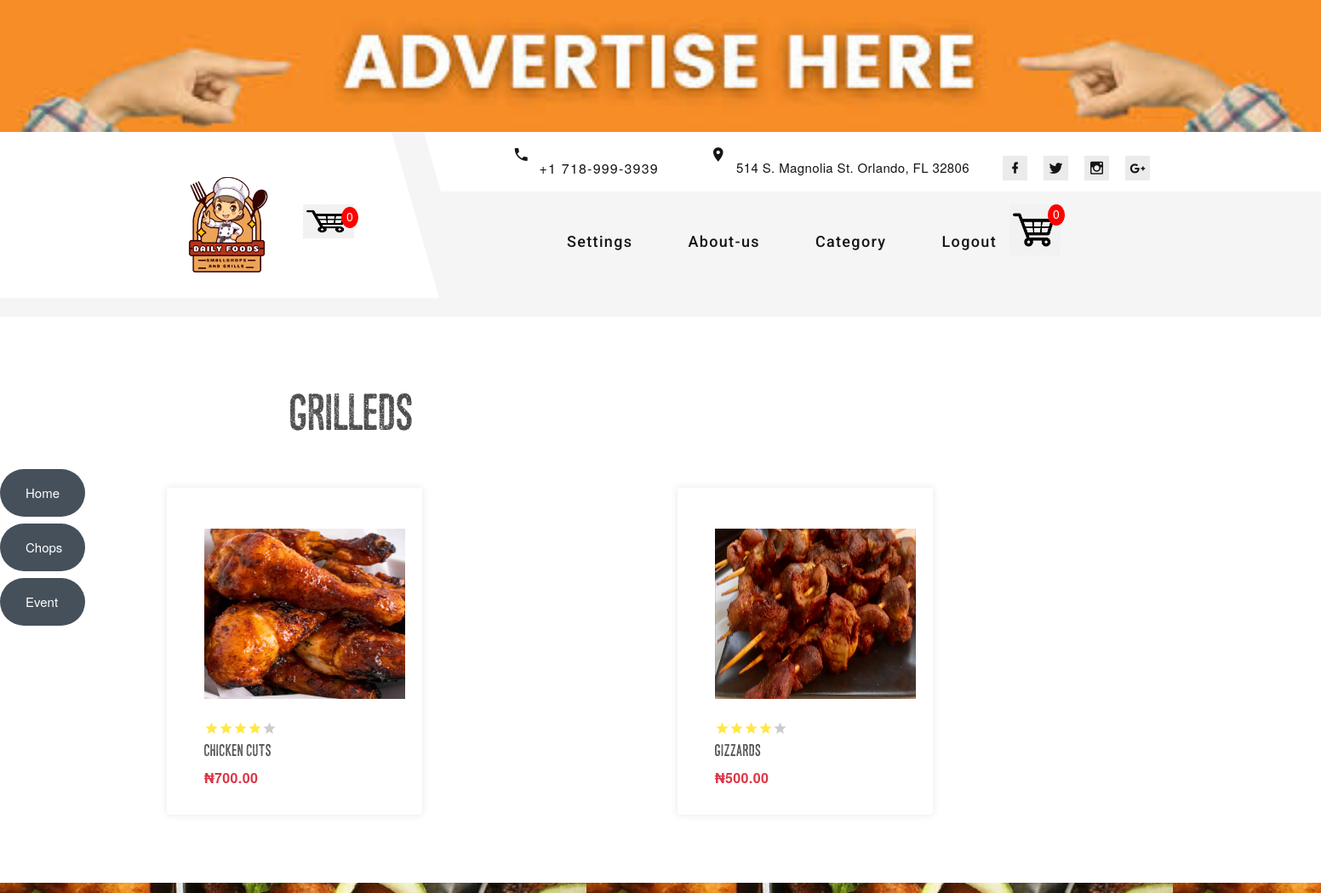
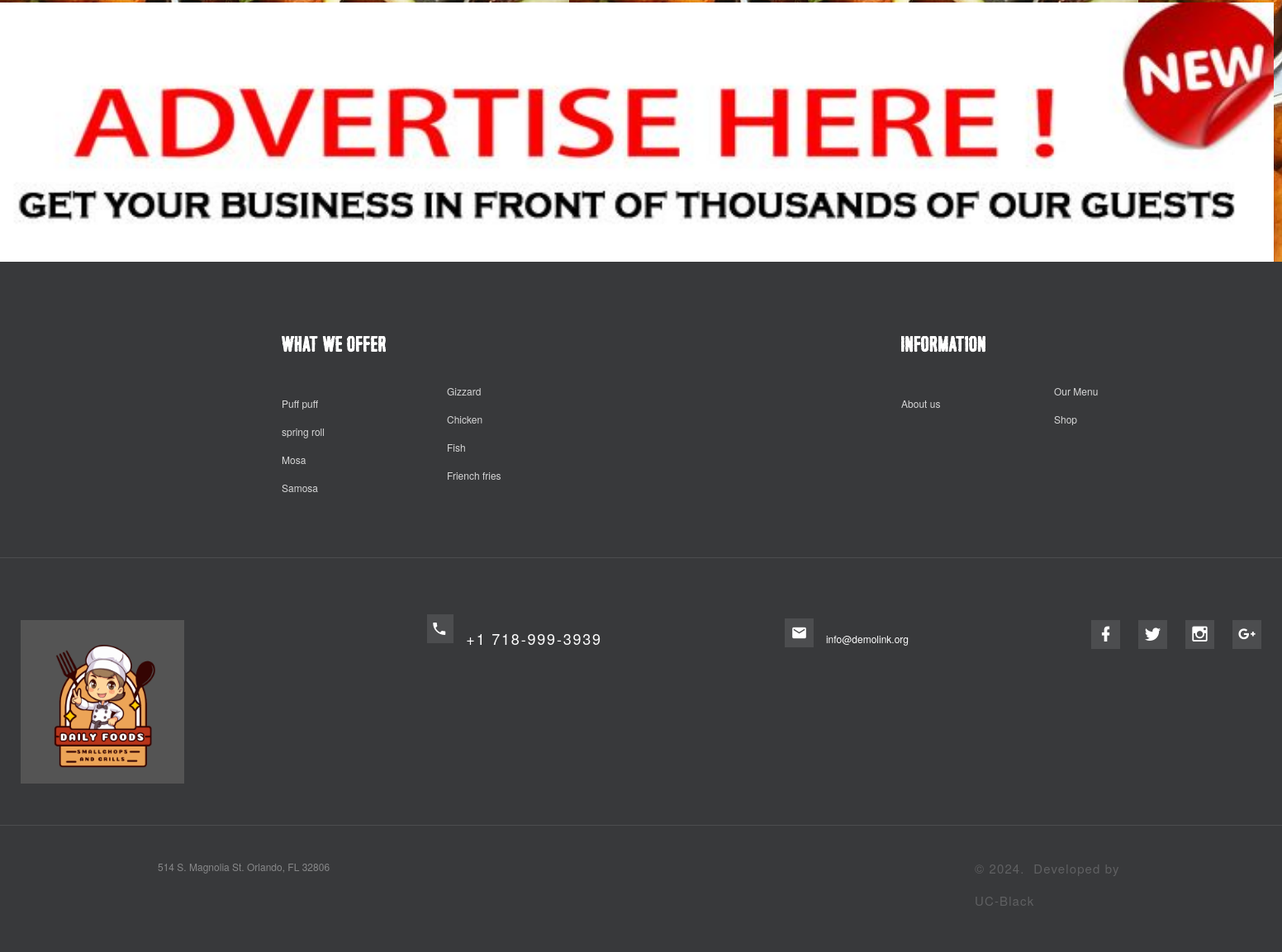
Page /category/Grilleds/ (signed in) on the committed database (2 pictures, top to bottom).
### smallchop/models.py (models this page shows, shortened)
class Category(models.Model):
    name = models.CharField(max_length=200, null=True )

class Product(models.Model):
    name = models.CharField(max_length=200, null=True)
    price = models.DecimalField(max_digits=7, decimal_places=2)
    description = models.TextField( max_length=500, null=True)
    reviews = models.ManyToManyField('smallchop.Review', blank=True, related_name="product_reviews")
    date_created = models.DateTimeField(auto_now_add=True, null=True)
    category = models.ManyToManyField(Category, related_name='products')
    image = models.ImageField( upload_to="images/products", null=True, blank=True)
    @property
    def imageURL(self):
        try:
            url = self.image.url
        except:
            url = ''
        return url

### smallchop/decorators.py (the view)
        def wrapper_func(request, *args, **kwargs):
            group = None
            if request.user.groups.exists():
                group = request.user.groups.all()[0].name
            if group in allowed_roles:
              return view_func(request, *args, **kwargs)
            else:
                return HttpResponse('you are not allowed to view this page')

### smallchop/models.py (called while the page is built)
    @property
    def get_cart_items(self):
        orderitems = self.orderitem_set.all()
        total = sum([item.quantity for item in orderitems])
        return total

### smallchop/utils.py (called while the page is built)
def cartData(request):
    items = []
    order = {'get_cart_total': 0, 'get_cart_items': 0, 'shipping': False}
    cartItems = order['get_cart_items']
    if request.user.is_authenticated:
        customer = request.user.customer
        order, created = Order.objects.get_or_create(customer=customer, complete=False)
        items = order.orderitem_set.all()
        cartItems = order.get_cart_items
    return {'items': items, 'order': order, 'cartItems': cartItems}

### smallchop/views.py (called while the page is built)
@login_required(login_url='login')
@allowed_users(allowed_roles=['customer'])
def product_category(request, category):
    data = cartData(request)
    cartItems = data['cartItems']
    items = data['items']
    categories = Category.objects.all()
    products = Product.objects.filter(
        category__name__contains=category
    )
    context = {
        "Category": category,
        "products": products,
        'categories': categories,
        'cartItems': cartItems,
        'items': items,
    }
    return render(request, "chops/products_category.html", context)

### templates/chops/products_category.html (shortened to what this page needs)
{% extends "chops/base.html" %}
{% block content %}
<section class="section section-lg bg-default">
    <div class="container">
      <h3 class="oh-desktop">{{ Category }}</h3>
      <div class="row row-lg row-30">
        <div class="col-sm-6 col-g-4 col-xl-3">
          {% for product in products %}
          <article class="product wow fadeInLeft" data-wow-delay=".15s">
            <div class="product-figure" ><img class="img_products" src="{{product.imageURL}}" alt="product_image" width="300" height="300"/>
            </div>
            <div class="product-rating"><span class="mdi mdi-star"></span><span class="mdi mdi-star"></span><span class="mdi mdi-star"></span><span class="mdi mdi-star"></span><span class="mdi mdi-star text-gray-13"></span>
            </div>
            <h6 class="product-title">{{product.name}}</h6>
            <div class="product-price-wrap">
              <div class="product-price">₦{{product.price|floatformat:2}}</div>
            </div>
            <div class="product-button">
            </div>
          </article>
          {% endfor %}
        </div>
       </div>
    </div>
  </section>
  {% endblock %}

### static/css/main.css (style rules this page uses)
h1,h2,h3,h4,h5,h6 { color:hsl(0, 0%, 30%); }
.product { margin-left: 20px; margin-bottom: 20px; border-radius: 0 0 4px 4px; }

### rows in the picture
Category: name "Grilleds"
Product: imageURL (picture), name "Chicken cuts", price "700.00"
Product: imageURL (picture), name "Gizzards", price "500.00"

### other values in the picture
{{ cartItems }} "0"
